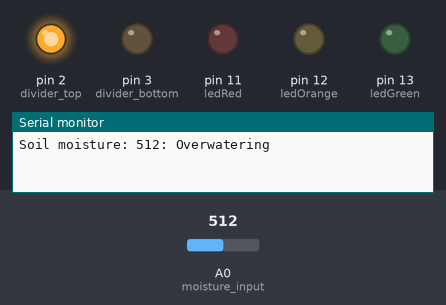
The sketch below on a simulated Arduino Uno, built with avr-gcc and run on an emulated ATmega328P. Shown: output pins drawn as LEDs (lit = HIGH), the last lines printed to the serial monitor. Inputs (shaded band) come from the test bench; at power-on: A0 (moisture_input) = 512.

Above: at 5.3 s.
5.4 s: A0 (moisture_input) set to 33
10.2 s: A0 (moisture_input) set to 26
At 14.9 s:
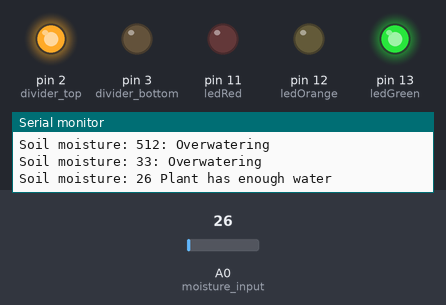
18.9 s: A0 (moisture_input) set to 0
At 24.2 s:
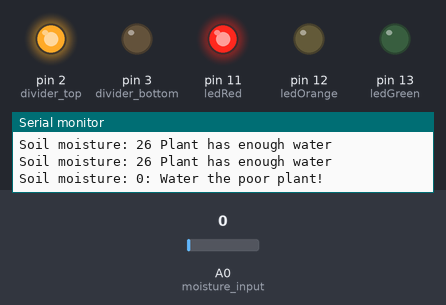
27.6 s: A0 (moisture_input) set to 22
At 33.6 s:
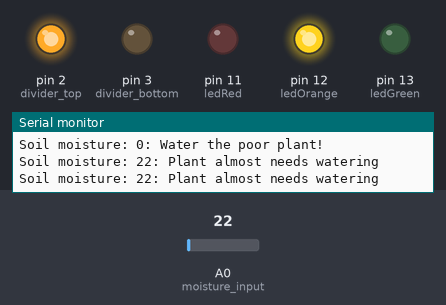
36.3 s: A0 (moisture_input) set to 40
At 41.3 s:
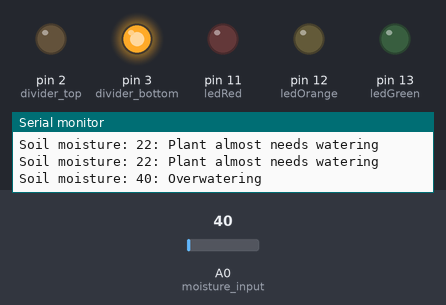
43.5 s: A0 (moisture_input) set to 20
At 48.3 s:
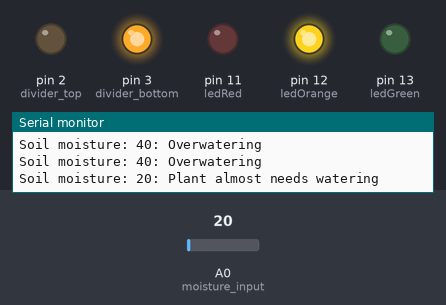
Timing chart, 0 to 53.0 s (numbered marks = the images above; inputs shaded):
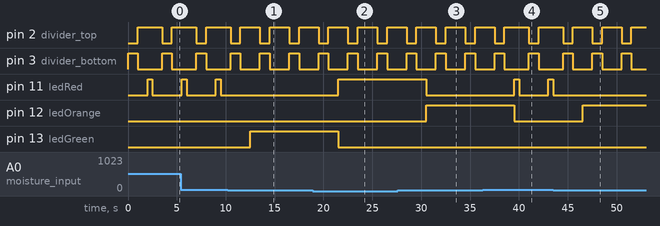

The sketch:

PlantMoisterSensor2.ino
```cpp
/*Circuit:
  10 KOhms resistor between digital 2 and analog 0

        digital 2---*
                  |
                  \
                  /
                  \ R1
                  /
                  |
                  |
        analog 0----*
                  |
                  |
                   ----> nail 1

                   ----> nail 2
                  |
                  |
                  |
        digital 3---*
*/


#define moisture_input 0
#define divider_top 2
#define divider_bottom 3

int ledGreen = 13;
int ledOrange = 12;
int ledRed = 11;

int moisture; // analogical value obtained

int SoilMoisture() {
  int reading;
  // set driver pins to outputs
  pinMode(divider_top, OUTPUT);
  pinMode(divider_bottom, OUTPUT);
  pinMode(ledGreen, OUTPUT);
  pinMode(ledOrange, OUTPUT);
  pinMode(ledRed, OUTPUT);

  // drive a current through the divider in one direction
  digitalWrite(divider_top, LOW);
  digitalWrite(divider_bottom, HIGH);

  // wait a moment for capacitance effects to settle
  delay(1000);

  // take a reading
  reading = analogRead(moisture_input);

  // reverse the current
  digitalWrite(divider_top, HIGH);
  digitalWrite(divider_bottom, LOW);

  // give as much time in 'reverse' as in 'forward'
  delay(1000);

  // stop the current
  digitalWrite(divider_bottom, LOW);

  return reading;
}


void setup () {
  Serial.begin(9600);

}

void loop (void) {
  moisture = SoilMoisture(); // assign the result of SoilMoisture() to the global variable 'moisture'

  /*
    moisture=SoilMoisture(); // assign the result of SoilMoisture() to the global variable 'moisture'
    Serial.print("Soil moisture: ");
    Serial.print(moisture); // print the analogical measurement of the experiment
    // later i will improve here a calculation for derive Soil Moisture in %
    Serial.println();
    delay(1000);
  */

  if (moisture < 12)
  {
    digitalWrite(ledGreen, LOW);
    digitalWrite(ledOrange, LOW);
    digitalWrite(ledRed, HIGH);
    Serial.print("Soil moisture: ");
    Serial.print(moisture);
    Serial.print(": Water the poor plant!");
    Serial.println();
  } else if (moisture >= 12 && moisture < 25)
  {
    digitalWrite(ledGreen, LOW);
    digitalWrite(ledOrange, HIGH);
    digitalWrite(ledRed, LOW);
    Serial.print("Soil moisture: ");
    Serial.print(moisture);
    Serial.print(": Plant almost needs watering");
    Serial.println();
  } else if (moisture >= 25 && moisture < 30)
  {
    digitalWrite(ledGreen, HIGH);
    digitalWrite(ledOrange, LOW);
    digitalWrite(ledRed, LOW);
    Serial.print("Soil moisture: ");
    Serial.print(moisture);
    Serial.print(" Plant has enough water");
    Serial.println();
  } else if (moisture >= 30)
  {
    digitalWrite(ledGreen, LOW);
    digitalWrite(ledOrange, LOW);
    digitalWrite(ledRed, HIGH);
    delay(500);
    digitalWrite(ledRed, LOW);
    Serial.print("Soil moisture: ");
    Serial.print(moisture);
    Serial.print(": Overwatering");
    Serial.println();
  }
  delay(1000);
}
```

Measured:
- the behaviour switches between 30 and 29 on A0 (moisture_input) (found by bisection; images 0 and 1)
- after the input at 10.2 s, pin 11 (ledRed): stops changing and stays LOW; pin 13 (ledGreen): LOW → HIGH after 2.3 s
- after the input at 18.9 s, pin 11 (ledRed): LOW → HIGH after 2.6 s; pin 13 (ledGreen): HIGH → LOW after 2.6 s
- after the input at 27.6 s, pin 11 (ledRed): HIGH → LOW after 2.9 s; pin 12 (ledOrange): LOW → HIGH after 2.9 s
- after the input at 36.3 s, pin 11 (ledRed): LOW → HIGH after 3.2 s, → LOW 0.50 s later, → HIGH 3.0 s later; pin 12 (ledOrange): HIGH → LOW after 3.2 s
- after the input at 43.5 s, pin 11 (ledRed): goes on until 43.5 s, then stays LOW; pin 12 (ledOrange): LOW → HIGH after 3.0 s
- by itself, pin 2 (divider_top): alternates HIGH for 2.0 s and LOW for 1.0 s
- by itself, pin 3 (divider_bottom): alternates HIGH for 1.0 s and LOW for 2.0 s
